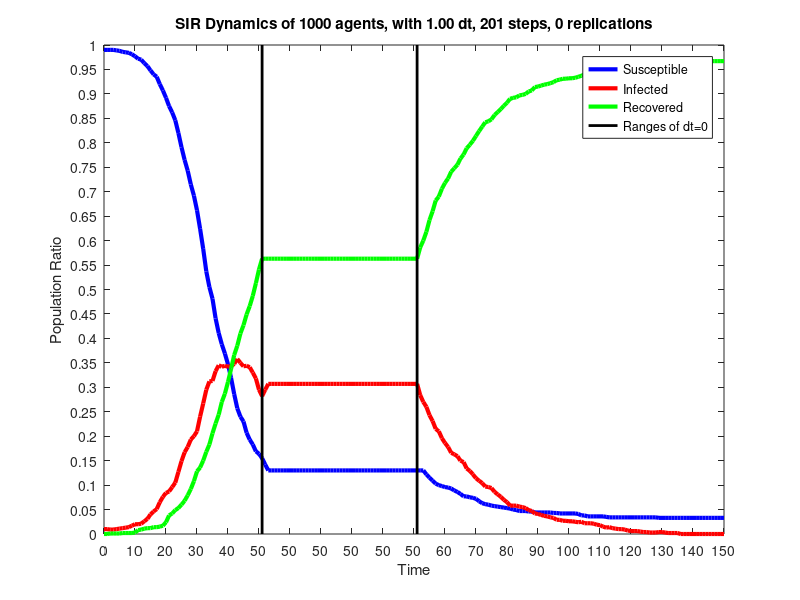

This figure's MATLAB source:
dynamics = [
0.00,990.000,10.000,0.000;
1.00,990.000,10.000,0.000;
2.00,990.000,9.000,1.000;
3.00,990.000,9.000,1.000;
4.00,989.000,10.000,1.000;
5.00,988.000,11.000,1.000;
6.00,986.000,12.000,2.000;
7.00,985.000,13.000,2.000;
8.00,984.000,14.000,2.000;
9.00,981.000,17.000,2.000;
10.00,977.000,20.000,3.000;
11.00,972.000,20.000,8.000;
12.00,970.000,21.000,9.000;
13.00,963.000,26.000,11.000;
14.00,957.000,31.000,12.000;
15.00,948.000,40.000,12.000;
16.00,940.000,46.000,14.000;
17.00,935.000,51.000,14.000;
18.00,920.000,65.000,15.000;
19.00,907.000,76.000,17.000;
20.00,892.000,84.000,24.000;
21.00,875.000,87.000,38.000;
22.00,862.000,96.000,42.000;
23.00,846.000,105.000,49.000;
24.00,820.000,127.000,53.000;
25.00,791.000,149.000,60.000;
26.00,765.000,167.000,68.000;
27.00,743.000,178.000,79.000;
28.00,715.000,193.000,92.000;
29.00,692.000,200.000,108.000;
30.00,662.000,210.000,128.000;
31.00,624.000,240.000,136.000;
32.00,583.000,267.000,150.000;
33.00,537.000,295.000,168.000;
34.00,505.000,312.000,183.000;
35.00,481.000,313.000,206.000;
36.00,441.000,333.000,226.000;
37.00,411.000,345.000,244.000;
38.00,388.000,342.000,270.000;
39.00,369.000,344.000,287.000;
40.00,347.000,342.000,311.000;
41.00,319.000,343.000,338.000;
42.00,286.000,348.000,366.000;
43.00,257.000,358.000,385.000;
44.00,240.000,350.000,410.000;
45.00,230.000,343.000,427.000;
46.00,207.000,344.000,449.000;
47.00,193.000,341.000,466.000;
48.00,183.000,330.000,487.000;
49.00,169.000,318.000,513.000;
50.00,164.000,295.000,541.000;
50.00,155.000,282.000,563.000;
50.00,142.000,295.000,563.000;
50.00,130.000,307.000,563.000;
50.00,130.000,307.000,563.000;
50.00,130.000,307.000,563.000;
50.00,130.000,307.000,563.000;
50.00,130.000,307.000,563.000;
50.00,130.000,307.000,563.000;
50.00,130.000,307.000,563.000;
50.00,130.000,307.000,563.000;
50.00,130.000,307.000,563.000;
50.00,130.000,307.000,563.000;
50.00,130.000,307.000,563.000;
50.00,130.000,307.000,563.000;
50.00,130.000,307.000,563.000;
50.00,130.000,307.000,563.000;
50.00,130.000,307.000,563.000;
50.00,130.000,307.000,563.000;
50.00,130.000,307.000,563.000;
50.00,130.000,307.000,563.000;
50.00,130.000,307.000,563.000;
50.00,130.000,307.000,563.000;
50.00,130.000,307.000,563.000;
50.00,130.000,307.000,563.000;
50.00,130.000,307.000,563.000;
50.00,130.000,307.000,563.000;
50.00,130.000,307.000,563.000;
50.00,130.000,307.000,563.000;
50.00,130.000,307.000,563.000;
50.00,130.000,307.000,563.000;
50.00,130.000,307.000,563.000;
50.00,130.000,307.000,563.000;
50.00,130.000,307.000,563.000;
50.00,130.000,307.000,563.000;
50.00,130.000,307.000,563.000;
50.00,130.000,307.000,563.000;
50.00,130.000,307.000,563.000;
50.00,130.000,307.000,563.000;
50.00,130.000,307.000,563.000;
50.00,130.000,307.000,563.000;
50.00,130.000,307.000,563.000;
50.00,130.000,307.000,563.000;
50.00,130.000,307.000,563.000;
50.00,130.000,307.000,563.000;
50.00,130.000,307.000,563.000;
50.00,130.000,307.000,563.000;
50.00,130.000,307.000,563.000;
50.00,130.000,307.000,563.000;
50.00,130.000,307.000,563.000;
50.00,130.000,307.000,563.000;
51.00,130.000,307.000,563.000;
52.00,130.000,284.000,586.000;
53.00,130.000,270.000,600.000;
54.00,122.000,260.000,618.000;
55.00,115.000,243.000,642.000;
56.00,109.000,231.000,660.000;
57.00,103.000,215.000,682.000;
58.00,100.000,210.000,690.000;
59.00,98.000,196.000,706.000;
60.00,96.000,186.000,718.000;
61.00,95.000,178.000,727.000;
62.00,93.000,166.000,741.000;
63.00,89.000,163.000,748.000;
64.00,86.000,159.000,755.000;
65.00,82.000,150.000,768.000;
66.00,77.000,147.000,776.000;
67.00,77.000,134.000,789.000;
68.00,75.000,129.000,796.000;
69.00,74.000,122.000,804.000;
70.00,72.000,114.000,814.000;
71.00,67.000,109.000,824.000;
72.00,63.000,104.000,833.000;
73.00,61.000,97.000,842.000;
74.00,60.000,96.000,844.000;
75.00,58.000,94.000,848.000;
76.00,57.000,86.000,857.000;
77.00,56.000,81.000,863.000;
78.00,55.000,76.000,869.000;
79.00,54.000,70.000,876.000;
80.00,53.000,65.000,882.000;
81.00,52.000,58.000,890.000;
82.00,50.000,58.000,892.000;
83.00,49.000,58.000,893.000;
84.00,47.000,56.000,897.000;
85.00,47.000,55.000,898.000;
86.00,47.000,53.000,900.000;
87.00,46.000,49.000,905.000;
88.00,46.000,47.000,907.000;
89.00,44.000,42.000,914.000;
90.00,44.000,41.000,915.000;
91.00,44.000,39.000,917.000;
92.00,44.000,37.000,919.000;
93.00,44.000,36.000,920.000;
94.00,44.000,34.000,922.000;
95.00,43.000,33.000,924.000;
96.00,43.000,29.000,928.000;
97.00,42.000,29.000,929.000;
98.00,42.000,27.000,931.000;
99.00,42.000,27.000,931.000;
100.00,42.000,26.000,932.000;
101.00,42.000,26.000,932.000;
102.00,42.000,25.000,933.000;
103.00,41.000,24.000,935.000;
104.00,38.000,25.000,937.000;
105.00,38.000,22.000,940.000;
106.00,36.000,22.000,942.000;
107.00,36.000,22.000,942.000;
108.00,36.000,21.000,943.000;
109.00,36.000,19.000,945.000;
110.00,36.000,18.000,946.000;
111.00,36.000,15.000,949.000;
112.00,35.000,13.000,952.000;
113.00,34.000,14.000,952.000;
114.00,34.000,12.000,954.000;
115.00,34.000,11.000,955.000;
116.00,34.000,10.000,956.000;
117.00,34.000,10.000,956.000;
118.00,34.000,9.000,957.000;
119.00,34.000,7.000,959.000;
120.00,34.000,6.000,960.000;
121.00,34.000,6.000,960.000;
122.00,34.000,6.000,960.000;
123.00,34.000,5.000,961.000;
124.00,34.000,4.000,962.000;
125.00,34.000,4.000,962.000;
126.00,34.000,3.000,963.000;
127.00,34.000,3.000,963.000;
128.00,34.000,3.000,963.000;
129.00,33.000,4.000,963.000;
130.00,33.000,4.000,963.000;
131.00,33.000,3.000,964.000;
132.00,33.000,2.000,965.000;
133.00,33.000,2.000,965.000;
134.00,33.000,2.000,965.000;
135.00,33.000,2.000,965.000;
136.00,33.000,0.000,967.000;
137.00,33.000,0.000,967.000;
138.00,33.000,0.000,967.000;
139.00,33.000,0.000,967.000;
140.00,33.000,0.000,967.000;
141.00,33.000,0.000,967.000;
142.00,33.000,0.000,967.000;
143.00,33.000,0.000,967.000;
144.00,33.000,0.000,967.000;
145.00,33.000,0.000,967.000;
146.00,33.000,0.000,967.000;
147.00,33.000,0.000,967.000;
148.00,33.000,0.000,967.000;
149.00,33.000,0.000,967.000;
150.00,33.000,0.000,967.000;
];
time = dynamics (:, 1);
susceptible = dynamics (:, 2);
infected = dynamics (:, 3);
recovered = dynamics (:, 4);
totalPopulation = susceptible(1) + infected(1) + recovered(1);
susceptibleRatio = susceptible ./ totalPopulation;
infectedRatio = infected ./ totalPopulation;
recoveredRatio = recovered ./ totalPopulation;
steps = length (time);
indices = 0 : steps - 1;
replications = 0;
figure
plot (indices, susceptibleRatio.', 'color', 'blue', 'linewidth', 3);
hold on
plot (indices, infectedRatio.', 'color', 'red', 'linewidth', 3);
hold on
plot (indices, recoveredRatio.', 'color', 'green', 'linewidth', 3);
hold on
x = 51;
plot([x,x],[0,1], 'color', 'black', 'linewidth', 2);
x = 101;
plot([x,x],[0,1], 'color', 'black', 'linewidth', 2);

set(gca,'YTick',0:0.05:1.0);
set(gca,'XTick', indices(1:10:end), 'xticklabel', time(1:10:end));
xlabel ('Time');
ylabel ('Population Ratio');
legend('Susceptible','Infected', 'Recovered', 'Ranges of dt=0');
titleStr = sprintf('SIR Dynamics of %i agents, with 1.00 dt, %i steps, 0 replications', totalPopulation, steps)
title (titleStr);
